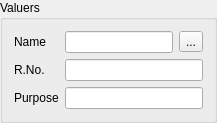
             <widget class="QGroupBox" name="groupBox">
              <property name="title">
               <string>Valuers</string>
              </property>
              <layout class="QFormLayout" name="formLayout">
               <item row="2" column="1">
                <widget class="QLineEdit" name="lineEdit_65"/>
               </item>
               <item row="3" column="0">
                <widget class="QLabel" name="label_66">
                 <property name="text">
                  <string>Purpose</string>
                 </property>
                </widget>
               </item>
               <item row="3" column="1">
                <widget class="QLineEdit" name="lineEdit_66"/>
               </item>
               <item row="1" column="0">
                <widget class="QLabel" name="label_64">
                 <property name="text">
                  <string>Name</string>
                 </property>
                </widget>
               </item>
               <item row="2" column="0">
                <widget class="QLabel" name="label_65">
                 <property name="text">
                  <string>R.No.</string>
                 </property>
                </widget>
               </item>
               <item row="1" column="1">
                <layout class="QHBoxLayout" name="horizontalLayout">
                 <item>
                  <widget class="QLineEdit" name="lineEdit_64"/>
                 </item>
                 <item>
                  <widget class="QToolButton" name="toolButton_2">
                   <property name="text">
                    <string>...</string>
                   </property>
                  </widget>
                 </item>
                </layout>
               </item>
              </layout>
             </widget>
